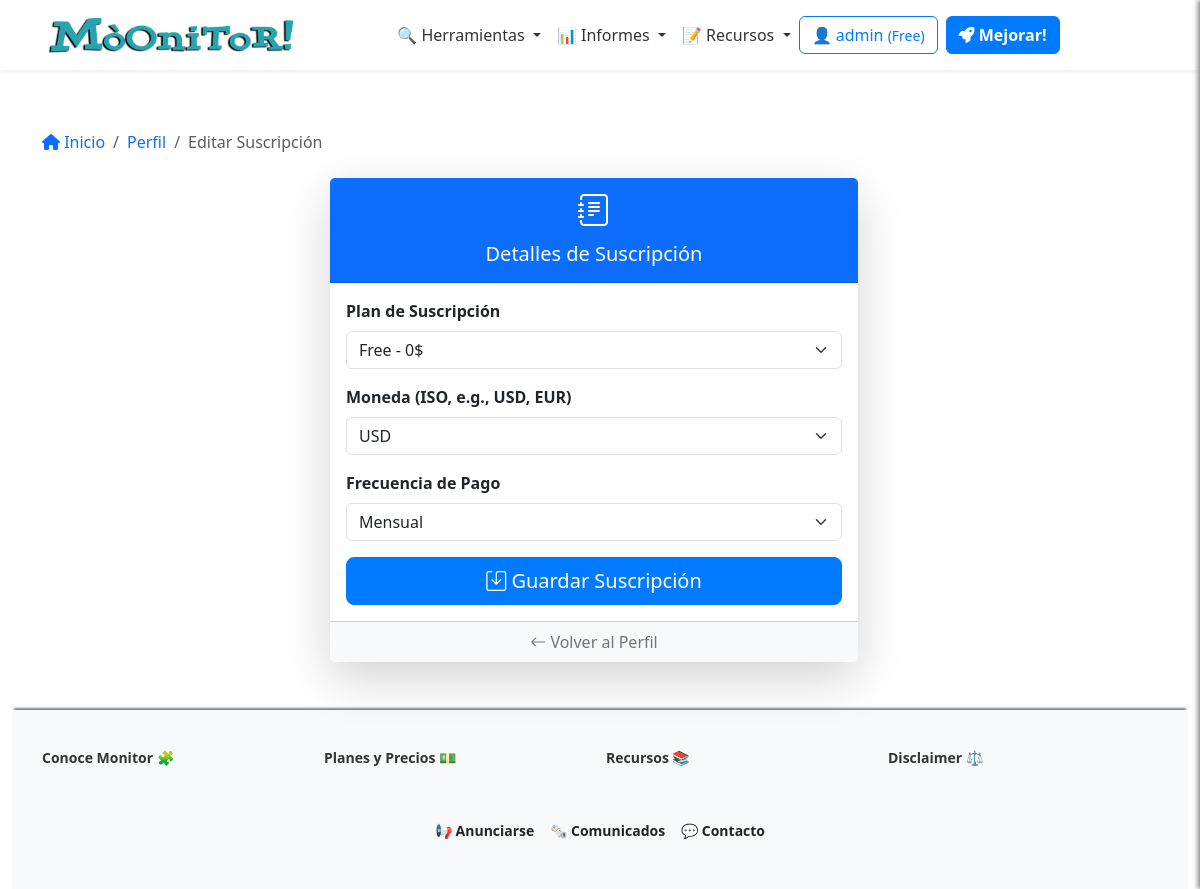
Page /profile/subscription (signed in) on the earlier database version.
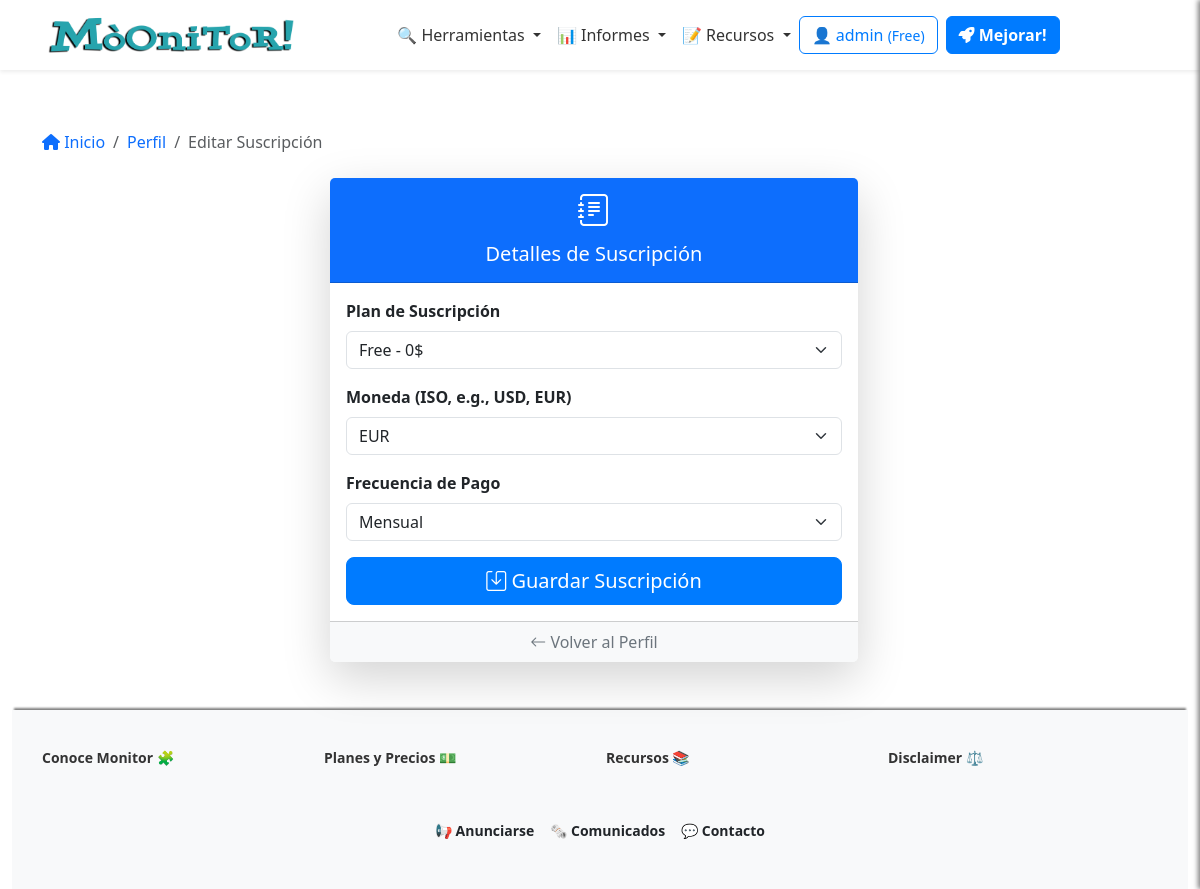
Same page on the later database version.
### app/models/user_model.py (models this page shows, shortened)
class Users(UserMixin, db.Model):
    __tablename__ = 'Users'
    id = db.Column(db.Integer, primary_key=True)
    username = db.Column(db.String(80), unique=True, nullable=False)
    email = db.Column(db.String(120), unique=True, nullable=False)
    password_hash = db.Column(db.String(255), nullable=False)
    token = db.Column(db.String(255), index=True, unique=True)
    active = db.Column(db.Boolean, default=False)
    registered_on = db.Column(db.DateTime, nullable=False, default=datetime.datetime.utcnow)
    config = db.Column(JSONType)
    role = db.Column(db.String(20), nullable=False, default='usuario')
    subscription_plan = db.Column(Enum('Free', 'Pro', 'Corporate', name='subscription_plans'), default='Free')
    subscription_currency = db.Column(db.String(3), default='EUR')  # ISO currency codes (e.g., USD, EUR)
    subscription_expiration = db.Column(db.DateTime, nullable=True)
    subscription_frequency = db.Column(Enum('Monthly', 'Annually', name='subscription_frequency'), default='Monthly')
    primary_payment = db.Column(JSONType, nullable=True)  # IBAN, SWIFT, etc.
    secondary_payment = db.Column(JSONType, nullable=True)
    transactions = db.relationship('Transaction', backref='user', lazy=True)

### app/controllers/user_controller.py (the view, shortened to what this page needs)
@app.route('/profile/subscription', methods=['GET', 'POST'])
@login_required
def edit_subscription():
    breadcrumbs = [{'url': '/profile', 'text': 'Perfil'}, {'url': '/profile/subscription', 'text': 'Editar Suscripción'}]
    user = Users.query.get(current_user.id)
    form = SubscriptionForm()
    if request.method == 'GET':
        form.subscription_plan.data = user.subscription_plan
        form.subscription_currency.data = user.subscription_currency
        form.subscription_frequency.data = user.subscription_frequency
    return render_template('user/edit_subscription.html', form=form, breadcrumbs=breadcrumbs)

### app/forms.py
class SubscriptionForm(FlaskForm):
    subscription_plan = SelectField('Plan de Suscripción', choices=[
        ('Free', 'Free - 0$'),
        ('Pro', 'Pro - 9$'),
        ('Corporate', 'Corporate - 129$')
    ], validators=[DataRequired()])
    subscription_currency = StringField('Moneda (ISO, e.g., USD, EUR)', validators=[DataRequired()])
    subscription_frequency = SelectField('Frecuencia de Pago', choices=[
        ('Monthly', 'Mensual'),
        ('Annually', 'Anual')
    ], validators=[DataRequired()])
    submit = SubmitField('Guardar Suscripción')

### app/__init__.py (called while the page is built)
@app.context_processor
def inject_sidebar_info():
    return dict(is_admin=current_user.is_authenticated and current_user.role == 'admin')

@app.context_processor
def inject_breadcrumb():
    breadcrumbs = [
        {'url': '/', 'text': 'Inicio'},
        {'url': '/profile', 'text': 'Opcion 1'},
        {'url': '/profile/edit', 'text': 'Sub opcion 1'}
    ]
    return {'breadcrumbs': breadcrumbs}

@login_manager.user_loader
def load_user(user_id):
    return Users.query.get(int(user_id))

### app/templates/user/edit_subscription.html (shortened to what this page needs)
{% extends 'base.html' %}
{% block content %}
{% include 'inc/breadcrumbs.html' %}
<div class="container mb-5">
    <div class="row justify-content-center">
        <div class="col-lg-6 col-md-8">
            <div class="card shadow-lg border-0">
                <div class="card-header bg-primary text-white text-center">
                    <i class="bi bi-journal-text" style="font-size: 2rem;"></i>
                    <h5 class="mt-2">Detalles de Suscripción</h5>
                </div>
                <div class="card-body">
                    <form method="POST" class="needs-validation" novalidate>
                        <div class="mb-3">
                            {{ form.subscription_plan.label(class="form-label fw-bold") }}
                            {{ form.subscription_plan(class="form-select") }}
                        </div>
                        <div class="mb-3">
                            {{ form.subscription_currency.label(class="form-label fw-bold") }}
                            {{ form.subscription_currency(class="form-select") }}
                        </div>
                        <div class="mb-3">
                            {{ form.subscription_frequency.label(class="form-label fw-bold") }}
                            {{ form.subscription_frequency(class="form-select") }}
                        </div>
                        <div class="d-grid">
                            <button type="submit" class="btn btn-primary btn-lg">
                                <i class="bi bi-save"></i> Guardar Suscripción
                            </button>
                        </div>
                    </form>
                </div>
                <div class="card-footer text-center bg-light">
                    <a href="/profile" class="text-decoration-none text-secondary">
                        <i class="bi bi-arrow-left"></i> Volver al Perfil
                    </a>
                </div>
            </div>
        </div>
    </div>
</div>
{% endblock %}

### app/templates/inc/navbar.html (shortened to what this page needs)
<nav class="navbar navbar-expand-lg navbar-light bg-white shadow-sm">
  <div class="container">
    <a class="navbar-brand mx-auto" href="{{ url_for('index') }}">
      <img src="{{ url_for('static', filename='logo.png') }}" alt="Logo" height="50"
        class="d-inline-block align-text-top">
    </a>
    <div class="collapse navbar-collapse justify-content-center" id="navbarNav">
      <ul class="navbar-nav align-items-center">
        <li class="nav-item dropdown">
          <a class="nav-link dropdown-toggle" href="#" id="domainDnsDropdown" role="button" data-bs-toggle="dropdown"
            aria-expanded="false">
            🔍 Herramientas
          </a>
        </li>
        <li class="nav-item dropdown">
          <a class="nav-link dropdown-toggle" href="#" id="domainDnsDropdown" role="button" data-bs-toggle="dropdown"
            aria-expanded="false">
            📊 Informes
          </a>
        </li>
        <li class="nav-item dropdown">
          <a class="nav-link dropdown-toggle" href="#" id="domainDnsDropdown" role="button" data-bs-toggle="dropdown"
            aria-expanded="false">
            📝 Recursos
          </a>
        </li>
      </ul>
    <div class="d-flex flex-column flex-sm-row align-items-center justify-content-center ms-0 mb-3 mt-3">
      {% if current_user.is_authenticated %}
          <a href="/dashboard" class="btn btn-outline-primary mb-2 mb-sm-0 me-sm-2">
              <span class="item-responsive">👤 {{ current_user.username }}
                  <small>({{ current_user.subscription_plan }})</small>
              </span>
          </a>
          {% if current_user.subscription_plan == "Free" %}
              <a class="btn btn-primary mb-2 mb-sm-0 me-sm-2 text-decoration-none fw-semibold" href="{{ url_for('edit_subscription') }}">
                  <i class="fa-solid fa-rocket"></i> Mejorar!
              </a>
          {% elif current_user.subscription_plan == "Pro" %}
              <a class="btn btn-primary mb-2 mb-sm-0 me-sm-2 text-decoration-none fw-semibold" href="{{ url_for('edit_subscription') }}">
                  <i class="fa-solid fa-crown"></i> Probar Corporate!
              </a>
          {% endif %}
      {% endif %}
  </div>
    </div>
  </div>
</nav>

Differences in the rows shown:
changed Users "admin": subscription_currency "USD" → "EUR"
